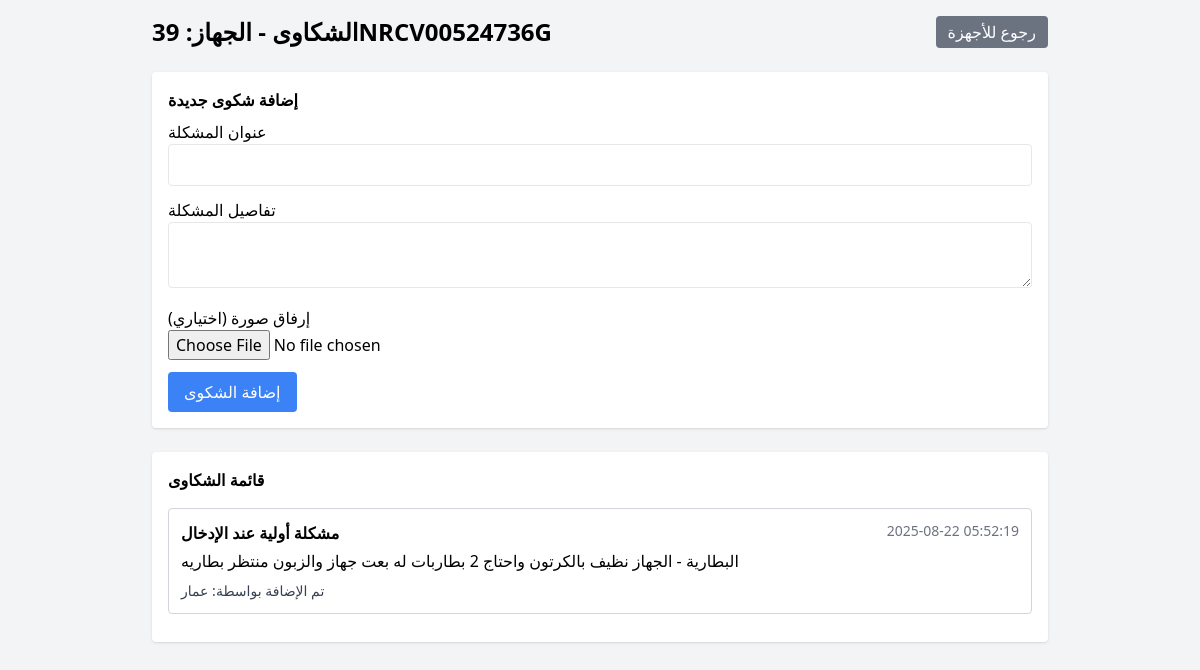
The page /complaints.php?laptop_id=2 (signed in) on the database its author committed.
### tables this page shows
CREATE TABLE `broken_laptops` (
  `laptop_id` int(250) NOT NULL,
  `employee_name` varchar(150) DEFAULT NULL,
  `item_number` varchar(100) DEFAULT NULL,
  `category_id` int(11) NOT NULL,
  `device_category_number` varchar(100) DEFAULT NULL,
  `serial_number` varchar(100) DEFAULT NULL,
  `specs` text DEFAULT NULL,
  `specs_difference` text DEFAULT NULL,
  `with_charger` tinyint(1) DEFAULT 0,
  `problems_count` int(11) DEFAULT 0,
  `branch_name` varchar(100) DEFAULT NULL,
  `warehouse_id` int(11) DEFAULT NULL,
  `problem_details` text DEFAULT NULL,
  `entered_by_user_id` int(11) DEFAULT NULL,
  `assigned_user_id` int(11) DEFAULT NULL,
  `problem_type` varchar(100) DEFAULT NULL,
  `problem_nature` varchar(100) DEFAULT NULL,
  `transfer_ref` varchar(100) DEFAULT NULL,
  `status` varchar(50) DEFAULT NULL,
  `repeat_problem_count` int(11) DEFAULT 0,
  `ticket_number` varchar(32) DEFAULT NULL,
  `creation_date` timestamp NOT NULL DEFAULT current_timestamp()
);

CREATE TABLE `complaints` (
  `complaint_id` int(11) NOT NULL,
  `laptop_id` int(11) NOT NULL,
  `complaint_date` timestamp NOT NULL DEFAULT current_timestamp(),
  `problem_title` varchar(200) DEFAULT NULL,
  `problem_details` text DEFAULT NULL,
  `image_path` varchar(255) DEFAULT NULL,
  `user_id` int(11) NOT NULL
);

CREATE TABLE `users` (
  `user_id` int(11) NOT NULL,
  `username` varchar(100) NOT NULL,
  `password` varchar(100) NOT NULL,
  `permissions` varchar(100) NOT NULL,
  `branch_name` varchar(100) DEFAULT NULL
);

### complaints.php (the view, shortened to what this page needs)
<?php
require 'db.php';
$laptop_id = $_GET['laptop_id'];
$stmt = $pdo->prepare("SELECT c.*, u.username FROM complaints c LEFT JOIN users u ON c.user_id=u.user_id WHERE c.laptop_id=? ORDER BY c.complaint_date DESC");
$stmt->execute([$laptop_id]);
$complaints = $stmt->fetchAll();
$stmt2 = $pdo->prepare("SELECT * FROM broken_laptops WHERE laptop_id=?");
$stmt2->execute([$laptop_id]);
$laptop = $stmt2->fetch();
?>
<!DOCTYPE html>
<html lang="ar">
<head>
<script src="https://cdn.tailwindcss.com"></script>
</head>
<body class="bg-gray-100 min-h-screen p-4">
<div class="max-w-4xl mx-auto">
    <header class="mb-6 flex justify-between items-center">
        <h1 class="text-2xl font-bold">الشكاوى - الجهاز: <?= htmlspecialchars($laptop['serial_number']) ?></h1>
        <a href="broken_laptops.php" class="bg-gray-500 text-white px-3 py-1 rounded">رجوع للأجهزة</a>
    </header>
    <div class="bg-white p-4 rounded shadow mb-6">
        <h2 class="font-bold mb-2">إضافة شكوى جديدة</h2>
        <form method="POST" enctype="multipart/form-data">
            <label>عنوان المشكلة</label>
            <input type="text" name="problem_title" class="w-full p-2 border rounded mb-3" required>
            <label>تفاصيل المشكلة</label>
            <textarea name="problem_details" class="w-full p-2 border rounded mb-3" required></textarea>
            <label>إرفاق صورة (اختياري)</label>
            <input type="file" name="image" class="w-full mb-3">
            <button type="submit" class="bg-blue-500 text-white px-4 py-2 rounded">إضافة الشكوى</button>
        </form>
    </div>
    <div class="bg-white p-4 rounded shadow">
        <h2 class="font-bold mb-4">قائمة الشكاوى</h2>
        <?php if(count($complaints) === 0): ?>
            <p>لا توجد شكاوى لهذا الجهاز.</p>
        <?php else: ?>
            <?php foreach($complaints as $c): ?>
                <div class="border border-gray-300 rounded p-3 mb-3">
                    <div class="flex justify-between mb-1">
                        <span class="font-bold"><?= htmlspecialchars($c['problem_title']) ?></span>
                        <span class="text-gray-500 text-sm"><?= $c['complaint_date'] ?></span>
                    </div>
                    <p class="mb-2"><?= nl2br(htmlspecialchars($c['problem_details'])) ?></p>
                    <div class="text-sm text-gray-700">تم الإضافة بواسطة: <?= htmlspecialchars($c['username']) ?></div>
                </div>
            <?php endforeach; ?>
        <?php endif; ?>
    </div>
</div>
</body>
</html>

### rows shown on the page
broken_laptops: serial_number "39NRCV00524736G"
complaints: problem_title "مشكلة أولية عند الإدخال", complaint_date "2025-08-22 05:52:19", problem_details "البطارية - الجهاز نظيف بالكرتون واحتاج 2 بطاربات له بعت جهاز والزبون منتظر بطاريه", user.username "عمار"
